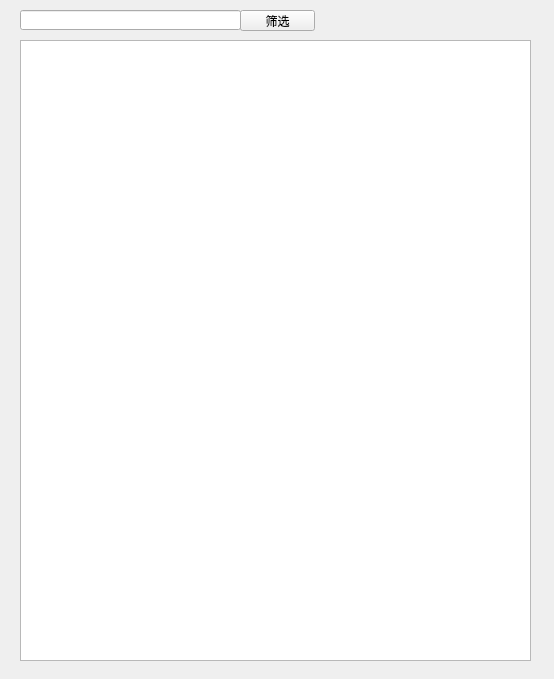
<?xml version="1.0" encoding="UTF-8"?>
<ui version="4.0">
 <class>Sales_SelectCus</class>
 <widget class="QWidget" name="Sales_SelectCus">
  <property name="geometry">
   <rect>
    <x>0</x>
    <y>0</y>
    <width>554</width>
    <height>679</height>
   </rect>
  </property>
  <property name="windowTitle">
   <string>选择</string>
  </property>
  <widget class="QTableView" name="tableView">
   <property name="geometry">
    <rect>
     <x>20</x>
     <y>40</y>
     <width>511</width>
     <height>621</height>
    </rect>
   </property>
   <property name="font">
    <font>
     <pointsize>9</pointsize>
    </font>
   </property>
   <property name="contextMenuPolicy">
    <enum>Qt::CustomContextMenu</enum>
   </property>
   <property name="editTriggers">
    <set>QAbstractItemView::NoEditTriggers</set>
   </property>
   <property name="alternatingRowColors">
    <bool>true</bool>
   </property>
   <property name="selectionMode">
    <enum>QAbstractItemView::SingleSelection</enum>
   </property>
   <property name="selectionBehavior">
    <enum>QAbstractItemView::SelectRows</enum>
   </property>
  </widget>
  <widget class="QLineEdit" name="lineEdit">
   <property name="geometry">
    <rect>
     <x>20</x>
     <y>10</y>
     <width>221</width>
     <height>20</height>
    </rect>
   </property>
  </widget>
  <widget class="QPushButton" name="pushButton">
   <property name="geometry">
    <rect>
     <x>240</x>
     <y>10</y>
     <width>75</width>
     <height>21</height>
    </rect>
   </property>
   <property name="text">
    <string>筛选</string>
   </property>
  </widget>
 </widget>
 <resources/>
 <connections/>
</ui>
